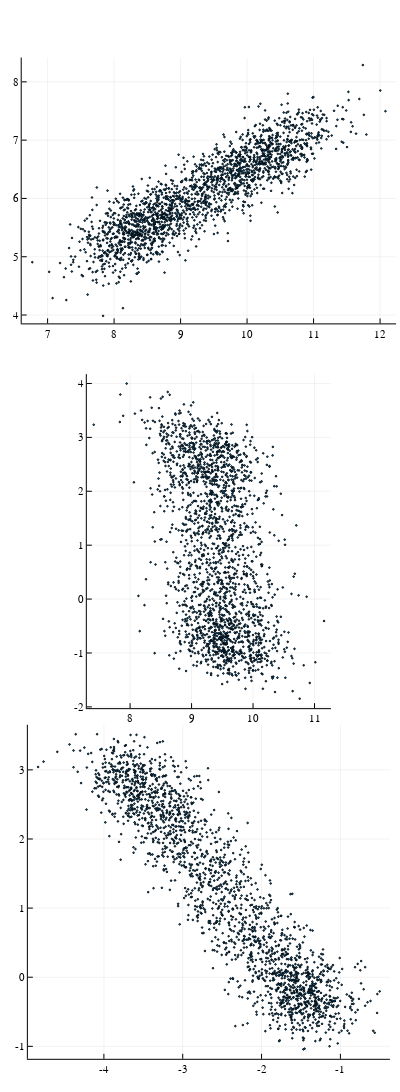

The cell this chart's notebook holds for it:
### Code cell
plot(plot1,plot2,plot3,layout=(3,1),legend = false,aspect_ratio = 1 ,size = (400,1200))

### Figure 1 — Plotly figure (JSON) as saved in the notebook; plotly's stock layout.template omitted (floating-point values rounded to 4 significant figures; data arrays with more than 128 entries replaced by an {"elided": "..."} marker saying what was removed)
{"data": [{"colorbar": {"title": ""}, "hoverinfo": "text", "legendgroup": "Data view in plane 1", "marker": {"color": "rgba(0, 154, 250, 1.000)", "line": {"color": "rgba(0, 0, 0, 1.000)", "width": 1}, "size": 1.6, "symbol": "circle"}, "mode": "markers", "name": "Data view in plane 1", "showlegend": true, "text": {"elided": "2000 null values"}, "type": "scatter", "x": {"elided": "2000 float values"}, "xaxis": "x1", "y": {"elided": "2000 float values"}, "yaxis": "y1", "zmax": 0.1, "zmin": -0.1}, {"colorbar": {"title": ""}, "hoverinfo": "text", "legendgroup": "Data view in plane 1", "marker": {"color": "rgba(0, 154, 250, 1.000)", "line": {"color": "rgba(0, 0, 0, 1.000)", "width": 1}, "size": 1.6, "symbol": "circle"}, "mode": "markers", "name": "Data view in plane 1", "showlegend": true, "text": {"elided": "2000 null values"}, "type": "scatter", "x": {"elided": "2000 float values"}, "xaxis": "x2", "y": {"elided": "2000 float values"}, "yaxis": "y2", "zmax": 0.1, "zmin": -0.1}, {"colorbar": {"title": ""}, "hoverinfo": "text", "legendgroup": "Data view in plane 1", "marker": {"color": "rgba(0, 154, 250, 1.000)", "line": {"color": "rgba(0, 0, 0, 1.000)", "width": 1}, "size": 1.6, "symbol": "circle"}, "mode": "markers", "name": "Data view in plane 1", "showlegend": true, "text": {"elided": "2000 null values"}, "type": "scatter", "x": {"elided": "2000 float values"}, "xaxis": "x3", "y": {"elided": "2000 float values"}, "yaxis": "y3", "zmax": 0.1, "zmin": -0.1}], "layout": {"annotations": [], "height": 1200, "margin": {"b": 20, "l": 0, "r": 0, "t": 20}, "paper_bgcolor": "rgba(255, 255, 255, 1.000)", "plot_bgcolor": "rgba(255, 255, 255, 1.000)", "showlegend": false, "width": 400, "xaxis1": {"anchor": "y1", "domain": [0.05429, 0.9902], "gridcolor": "rgba(0, 0, 0, 0.100)", "gridwidth": 0.5, "linecolor": "rgba(0, 0, 0, 1.000)", "mirror": false, "range": [6.611, 12.24], "showgrid": true, "showline": true, "showticklabels": true, "tickangle": 0, "tickcolor": "rgb(0, 0, 0)", "tickfont": {"color": "rgba(0, 0, 0, 1.000)", "family": "sans-serif", "size": 11}, "tickmode": "array", "ticks": "inside", "ticktext": ["7", "8", "9", "10", "11", "12"], "tickvals": [7, 8, 9, 10, 11, 12], "title": "", "titlefont": {"color": "rgba(0, 0, 0, 1.000)", "family": "sans-serif", "size": 15}, "type": "-", "visible": true, "zeroline": false, "zerolinecolor": "rgba(0, 0, 0, 1.000)"}, "xaxis2": {"anchor": "y2", "domain": [0.217, 0.8274], "gridcolor": "rgba(0, 0, 0, 0.100)", "gridwidth": 0.5, "linecolor": "rgba(0, 0, 0, 1.000)", "mirror": false, "range": [7.296, 11.27], "showgrid": true, "showline": true, "showticklabels": true, "tickangle": 0, "tickcolor": "rgb(0, 0, 0)", "tickfont": {"color": "rgba(0, 0, 0, 1.000)", "family": "sans-serif", "size": 11}, "tickmode": "array", "ticks": "inside", "ticktext": ["8", "9", "10", "11"], "tickvals": [8, 9, 10, 11], "title": "", "titlefont": {"color": "rgba(0, 0, 0, 1.000)", "family": "sans-serif", "size": 15}, "type": "-", "visible": true, "zeroline": false, "zerolinecolor": "rgba(0, 0, 0, 1.000)"}, "xaxis3": {"anchor": "y3", "domain": [0.06965, 0.9748], "gridcolor": "rgba(0, 0, 0, 0.100)", "gridwidth": 0.5, "linecolor": "rgba(0, 0, 0, 1.000)", "mirror": false, "range": [-4.964, -0.3721], "showgrid": true, "showline": true, "showticklabels": true, "tickangle": 0, "tickcolor": "rgb(0, 0, 0)", "tickfont": {"color": "rgba(0, 0, 0, 1.000)", "family": "sans-serif", "size": 11}, "tickmode": "array", "ticks": "inside", "ticktext": ["-4", "-3", "-2", "-1"], "tickvals": [-4, -3, -2, -1], "title": "", "titlefont": {"color": "rgba(0, 0, 0, 1.000)", "family": "sans-serif", "size": 15}, "type": "-", "visible": true, "zeroline": false, "zerolinecolor": "rgba(0, 0, 0, 1.000)"}, "yaxis1": {"anchor": "x1", "domain": [0.7116, 0.9643], "gridcolor": "rgba(0, 0, 0, 0.100)", "gridwidth": 0.5, "linecolor": "rgba(0, 0, 0, 1.000)", "mirror": false, "range": [3.857, 8.417], "showgrid": true, "showline": true, "showticklabels": true, "tickangle": 0, "tickcolor": "rgb(0, 0, 0)", "tickfont": {"color": "rgba(0, 0, 0, 1.000)", "family": "sans-serif", "size": 11}, "tickmode": "array", "ticks": "inside", "ticktext": ["4", "5", "6", "7", "8"], "tickvals": [4, 5, 6, 7, 8], "title": "", "titlefont": {"color": "rgba(0, 0, 0, 1.000)", "family": "sans-serif", "size": 15}, "type": "-", "visible": true, "zeroline": false, "zerolinecolor": "rgba(0, 0, 0, 1.000)"}, "yaxis2": {"anchor": "x2", "domain": [0.3459, 0.6634], "gridcolor": "rgba(0, 0, 0, 0.100)", "gridwidth": 0.5, "linecolor": "rgba(0, 0, 0, 1.000)", "mirror": false, "range": [-2.023, 4.174], "showgrid": true, "showline": true, "showticklabels": true, "tickangle": 0, "tickcolor": "rgb(0, 0, 0)", "tickfont": {"color": "rgba(0, 0, 0, 1.000)", "family": "sans-serif", "size": 11}, "tickmode": "array", "ticks": "inside", "ticktext": ["-2", "-1", "0", "1", "2", "3", "4"], "tickvals": [-2, -1, 0, 1, 2, 3, 4], "title": "", "titlefont": {"color": "rgba(0, 0, 0, 1.000)", "family": "sans-serif", "size": 15}, "type": "-", "visible": true, "zeroline": false, "zerolinecolor": "rgba(0, 0, 0, 1.000)"}, "yaxis3": {"anchor": "x3", "domain": [0.01254, 0.3301], "gridcolor": "rgba(0, 0, 0, 0.100)", "gridwidth": 0.5, "linecolor": "rgba(0, 0, 0, 1.000)", "mirror": false, "range": [-1.18, 3.652], "showgrid": true, "showline": true, "showticklabels": true, "tickangle": 0, "tickcolor": "rgb(0, 0, 0)", "tickfont": {"color": "rgba(0, 0, 0, 1.000)", "family": "sans-serif", "size": 11}, "tickmode": "array", "ticks": "inside", "ticktext": ["-1", "0", "1", "2", "3"], "tickvals": [-1, 0, 1, 2, 3], "title": "", "titlefont": {"color": "rgba(0, 0, 0, 1.000)", "family": "sans-serif", "size": 15}, "type": "-", "visible": true, "zeroline": false, "zerolinecolor": "rgba(0, 0, 0, 1.000)"}}}
